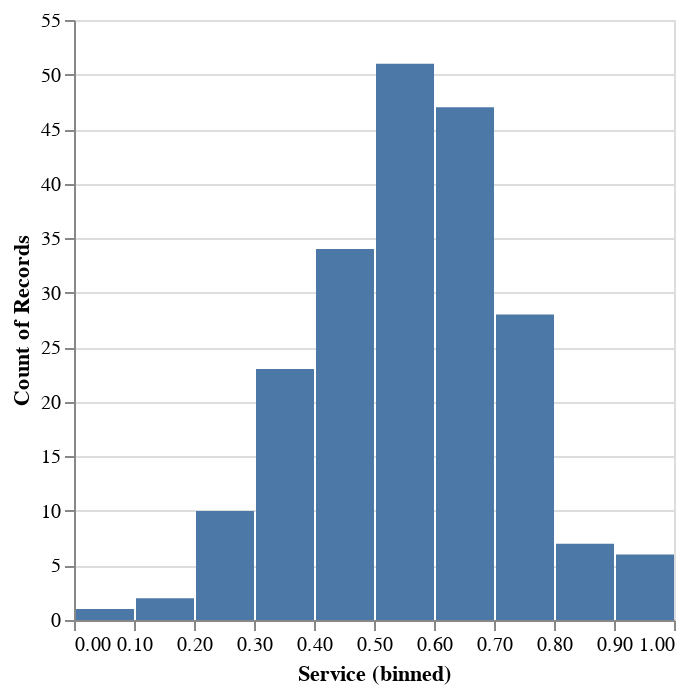

Here is the notebook cell this chart was saved with:
### Code cell
Chart(wd).mark_bar().encode(x=X('Service', bin=True), y='count()')

### Figure 1 — Vega-Lite specification as saved in the notebook (floating-point values rounded to 4 significant figures; data arrays with more than 128 entries replaced by an {"elided": "..."} marker saying what was removed)
{"config": {"view": {"continuousWidth": 300, "continuousHeight": 300}}, "data": {"name": "data-3457a06170358b4bac31e572badf9c5d"}, "mark": {"type": "bar"}, "encoding": {"x": {"bin": true, "field": "Service", "type": "quantitative"}, "y": {"aggregate": "count", "type": "quantitative"}}, "$schema": "https://vega.github.io/schema/vega-lite/v5.20.1.json", "datasets": {"data-3457a06170358b4bac31e572badf9c5d": {"elided": "224 records"}}}
